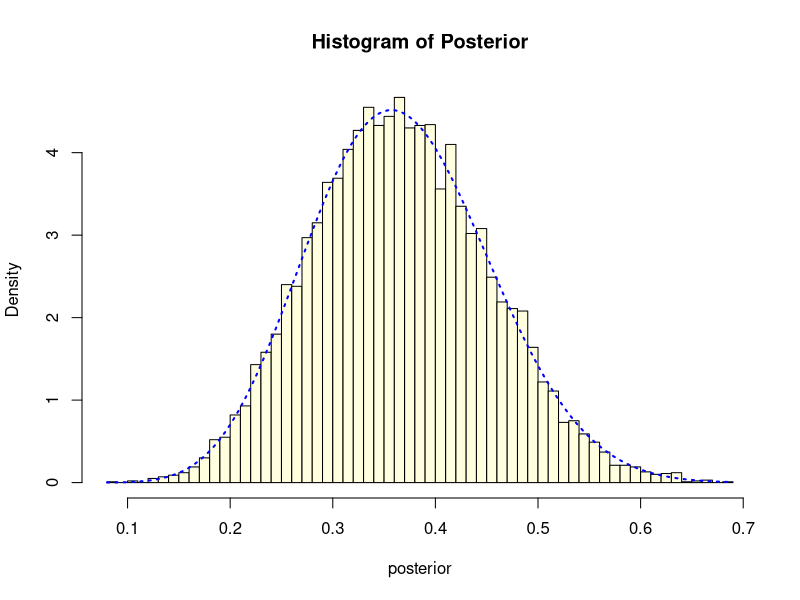
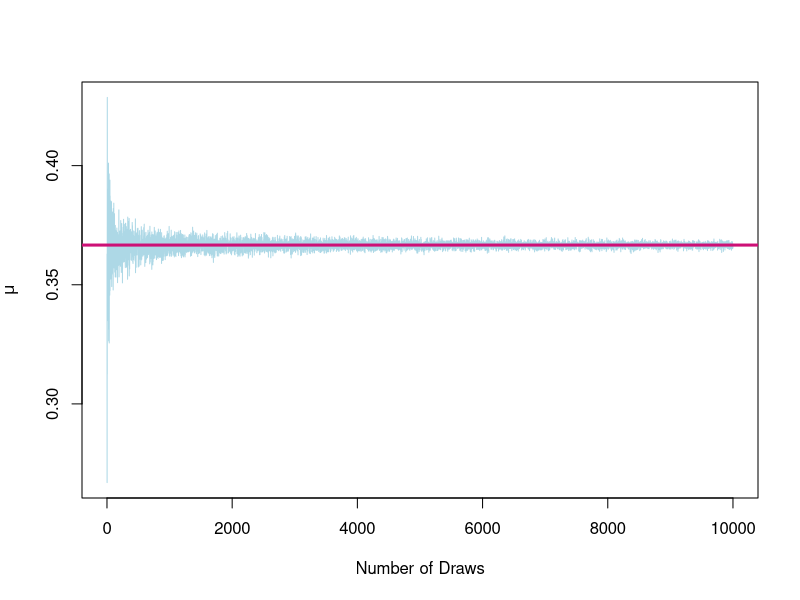
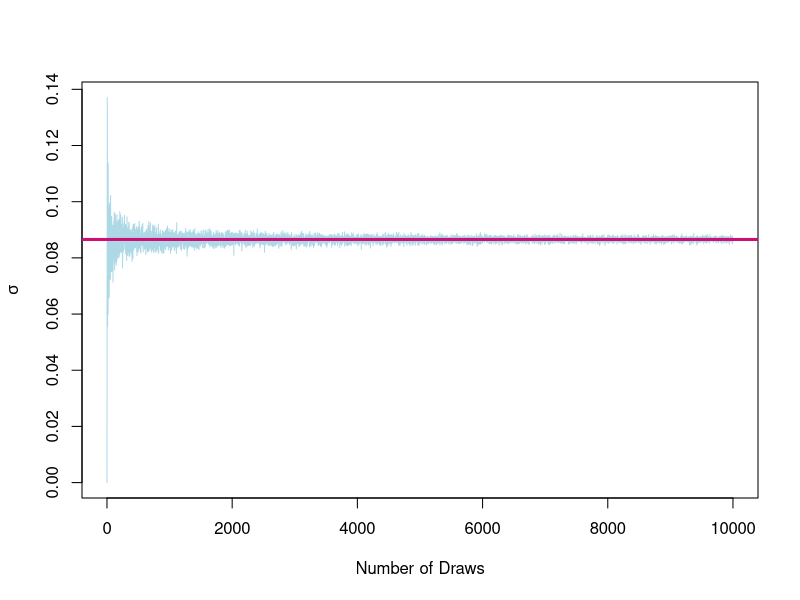
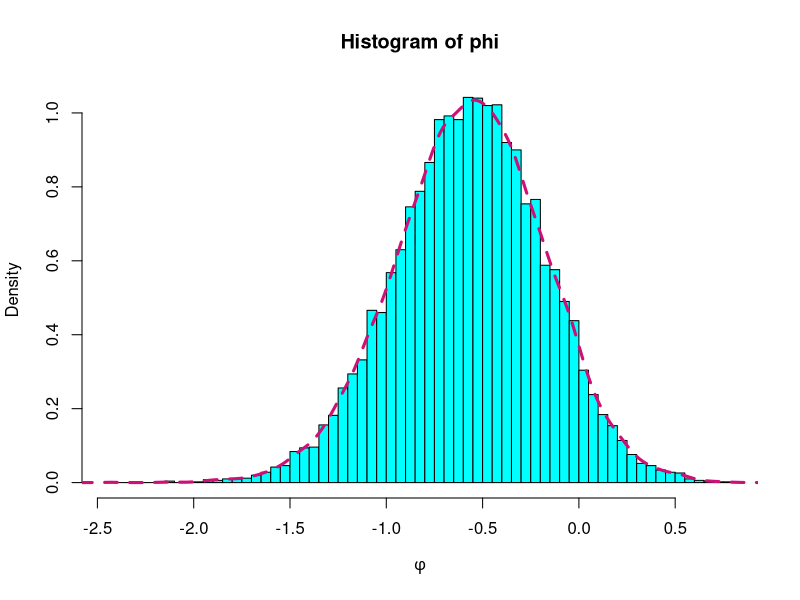
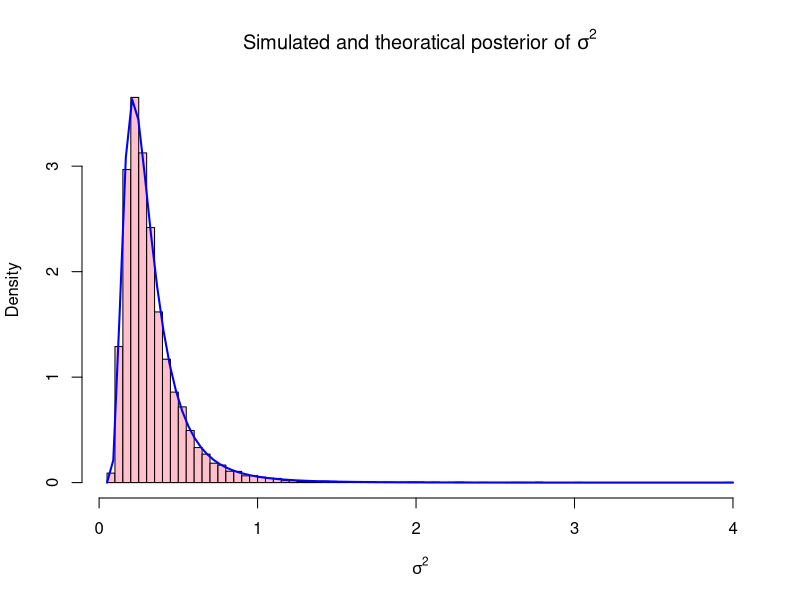
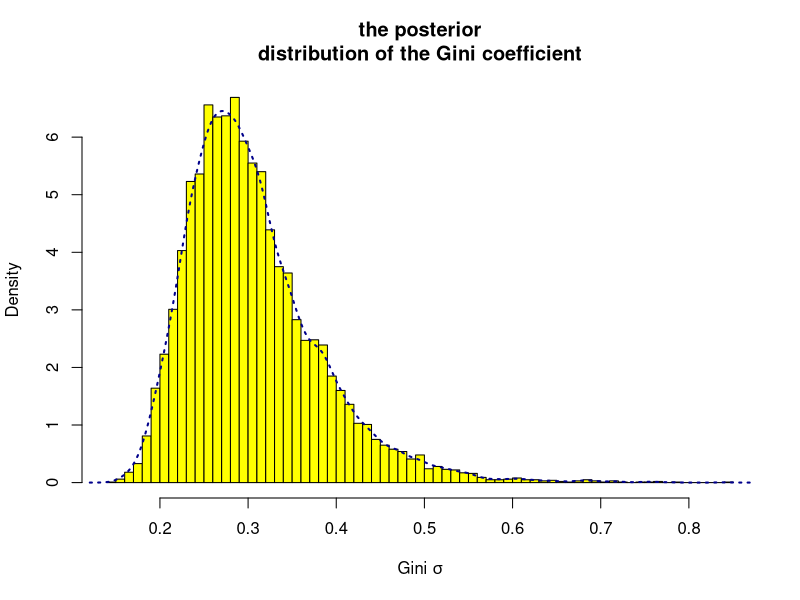
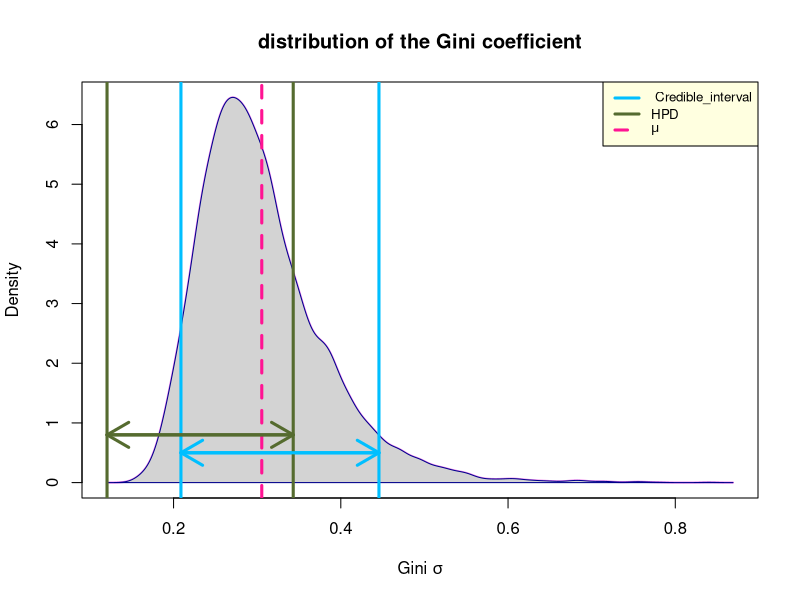
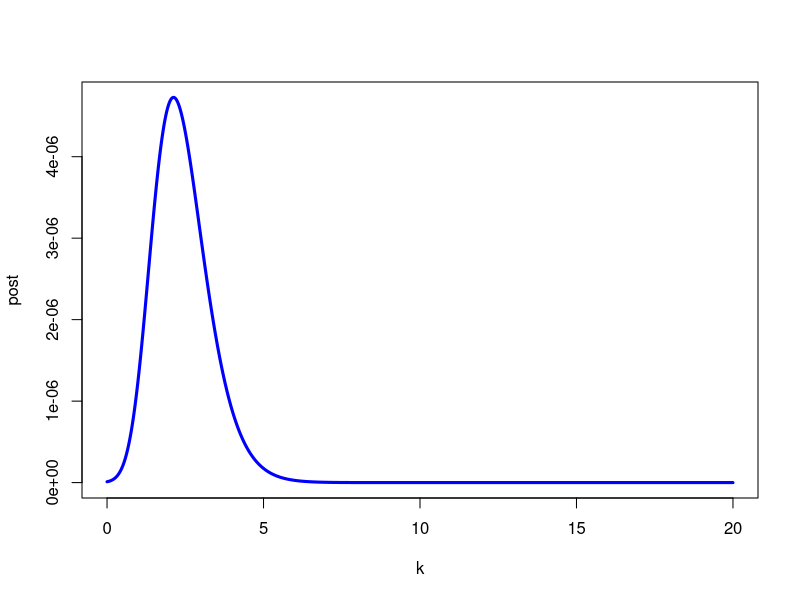

Reproduce these figures in R, in order.
s = 8
n = 24
f = 16
alpha_0 = beta_0 = 3


NDraws = 10000
res = matrix(,NDraws,3)
colnames(res) = c("iter","mean","sd")
alpha_n=alpha_0+s
beta_n = beta_0+f
TrueMean = (alpha_n)/(alpha_n+beta_n)
TrueVar = sqrt((alpha_n*beta_n)/((alpha_n+beta_n)^2*(alpha_n+beta_n+1)))
TrueMean
TrueVar

PostB <- function(alpha= alpha_n,beta =beta_n ,n=NDraws){
    set.seed(43)

    for(i in 1:n){
        postB = rbeta(i,alpha,beta)
        res[i,] = c(i,mean(postB),sd(postB))

    }
    
    return(list(post=postB,mean_sd=res))
}
Posterior = PostB()

Posterior$mean_sd[1,3]=0
head(Posterior$mean_sd)

x <-seq( from =-5, to =10 , by =0.001)
hist(Posterior$post,col='lightyellow',freq = FALSE,breaks=50,xlab='posterior',main='Histogram of Posterior')
curve(dbeta(x,alpha_n,beta_n),add=TRUE,col='blue', lwd =2,lty=3)


plot(x=1:NDraws,y=Posterior$mean_sd[,2],col='lightblue',lwd =1,type='l',xlab="Number of Draws",ylab=expression(mu))
abline(h=TrueMean,col='deeppink3',lwd=3)

plot(x=1:NDraws,y=Posterior$mean_sd[,3],col='lightblue',lwd =1,type='l',xlab="Number of Draws",ylab=expression(sigma))
abline(h=TrueVar,col='deeppink3',lwd=3)


exact_prb =1- pbeta(0.4,alpha_n,beta_n)
pos_prob = length(Posterior$post[Posterior$post > 0.4])/length(Posterior$post)
prb = data.frame(exact_prb,pos_prob)
colnames(prb) = c('excact_prob',"simulated_value")
prb


phi = log(Posterior$post/(1- Posterior$post))
hist(phi,breaks=100,probability = TRUE,col='cyan',xlab=expression(phi))
lines(density(phi),col='deeppink3',lty=2,lwd=3)

num_draws = 10000 #sample size
mu = 3.8
observ = c(38,20, 49, 58, 31, 70, 18, 56, 25,78)
n_obser = length(observ)


tau2 = function(data,mu,n_obser){
    sum((log(data) -mu)^2 )/n_obser
}

tau2(observ,mu,n_obser )

rinvchisq <- function(num_draws, n_obser, tau_sq){
  set.seed(1234)
  x <- rchisq(num_draws,df = n_obser-1)
  x_inv <- ((n_obser-1)*tau_sq)/x
  return(x_inv)
}

post_sigma2 <- function(m){
    set.seed(12345)
    rinvchisq(num_draws = num_draws,n_obser = n_obser,tau_sq = tau2(observ,mu,n_obser=n_obser))
}

dinvchisq <- function(x,n_obser,tau_sq){
  res <- (((tau_sq*(n_obser-1))/2)^(n_obser-1)/2 * exp(-(tau_sq*(n_obser-1))/(2*x)))/((x^(1+(n_obser-1)/2)) * gamma((n_obser-1)/2))
  return(res)
}

x <-seq( from =0, to =10 , by =0.001)
hist(post_sigma2(m = num_draws ),probability = TRUE,col='pink',breaks = 100,
     main=expression(paste('Simulated and theoratical posterior of ', sigma^2) ),
    ,xlab = expression(paste(sigma ^2)))
    curve(dinvchisq(x ,n_obser= n_obser,tau_sq = tau2(observ,mu,n_obser )),add=TRUE,col='blue',lwd=2)

sigma2 = post_sigma2(m)
g_sigma = sqrt(sigma2)/sqrt(2) 
gpdf =2* pnorm(q = g_sigma,mean = 0,sd = 1)-1
hist(gpdf,probability = TRUE,col='yellow',breaks=50,main='the posterior
distribution of the Gini coefficient',xlab=expression(paste('Gini ', sigma)))
lines(density(gpdf),col='darkblue',lty=3,lwd=2)

alpha_conf = 0.1
q_lower = quantile(gpdf,alpha_conf/2)
q_upper = quantile(gpdf,1-alpha_conf/2)
c(q_lower, q_upper)
true_mean = mean(gpdf)


true_mean

KerDenG=density(gpdf)
xx = KerDenG$x
yy = sort(KerDenG$y,decreasing = TRUE,index.return=TRUE)


CumSum = cumsum(yy$x)
HPD_D = CumSum[length(CumSum)]*0.9
temp = which(CumSum<HPD_D)
HPD_interval = range(xx[which(CumSum<HPD_D)])

df = data.frame('HPD_interval'=HPD_interval,'credible_interval'=c(q_lower, q_upper))


y_temp=density(gpdf,n=10000)
plot(x=y_temp$x,y=y_temp$y,type = 'l', lwd = 2, col = 'violet',main= 'distribution of the Gini coefficient'
     ,xlab=expression(paste('Gini ', sigma)),ylab='Density')
polygon(x=y_temp$x,y=y_temp$y, col = 'lightgrey',border = 'darkblue')
abline(v = true_mean, col="deeppink", lwd=3, lty=2)

segments(x0 =q_lower,y0 =0.5,x1 =q_upper,y1 =  0.5,col='deepskyblue1' ,lwd=3)
abline(v=q_lower,col='deepskyblue1' ,lwd=3)
abline(v=q_upper,col='deepskyblue1' ,lwd=3)
segments(x0=HPD_interval[1],y0=0.8,x1=HPD_interval[2],y=0.8,col='darkolivegreen',lwd=3)
abline(v=HPD_interval[1],col='darkolivegreen',lwd=3)
abline(v=HPD_interval[2],col='darkolivegreen',lwd=3)
arrows(x0 =q_lower,y0 =0.5,x1 =q_upper,y1 =  0.5,col='deepskyblue1' ,lwd=3,code = 3)
arrows(x0=HPD_interval[1],y0=0.8,x1=HPD_interval[2],y=0.8,col='darkolivegreen',lwd=3,code=3)
legend("topright", 
  legend = c(" Credible_interval", "HPD",expression(mu)), 
  col = c('deepskyblue1','darkolivegreen','deeppink'), lty=c(1,1,2), cex=0.8,lwd=3,bg='lightyellow')
                

y_data =c(-2.44, 2.14, 2.54, 1.83, 2.02, 2.33, -2.79, 2.23, 2.07, 2.02)

n =length(y_data)
mu = 2.39
n

# a function to compute prior for k (exponential with lambda = 1)
prior_k <- function(k){
    dexp(x = k,rate = 1)
}

likelikood_k <- function(y,mu ,n,k){
    
    exp(k*sum(cos(y-mu)))/((2*pi*besselI(k,nu = 0))^n)
}

k= seq(from = 0,to = 20,by = 0.01)

#
posterior_k <- function(y=y_data,mu=mu ,n=n,k=k){
    likelikood_k(y,mu ,n,k )*prior_k(k)
}


post=posterior_k(y=y_data,mu=mu ,n=n,k=k)

plot(y=post,x=k,col='blue',type='l',lwd=3)


k[which.max(post)]

hist(y_data,probability = TRUE,breaks = 50,col='brown')

y_data[which(y_data<0)]
